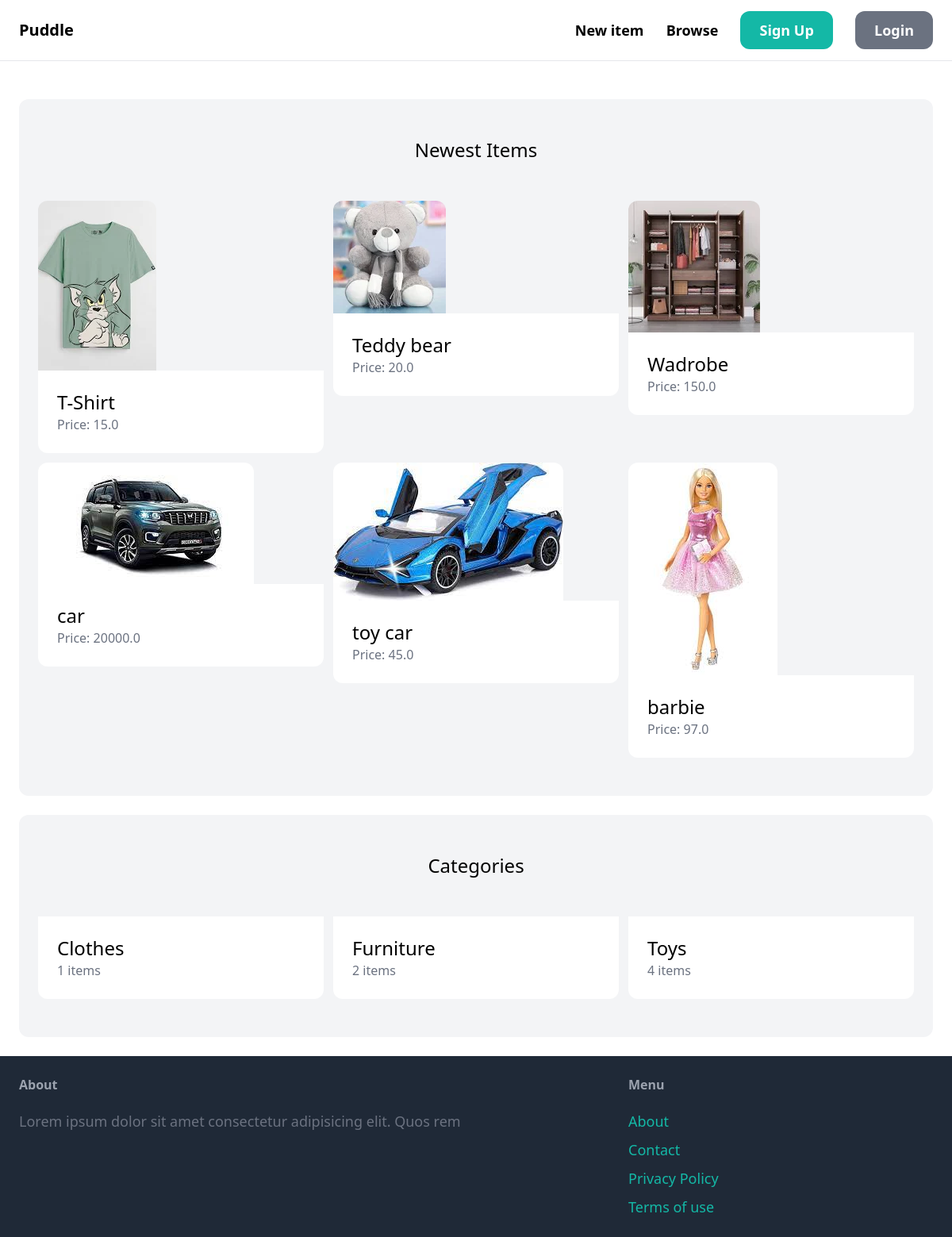
The page / on the database its author committed.
### item/models.py (models this page shows, shortened)
class Item(models.Model):
   category = models.ForeignKey(Category, related_name = 'items', on_delete = models.CASCADE)
   name = models.CharField(max_length=255)
   description = models.TextField(blank=True)
   price = models.FloatField()
   image = models.ImageField(upload_to = 'item_images', blank=True, null=True)
   is_sold = models.BooleanField(default=False)
   created_by = models.ForeignKey(User, related_name = 'items', on_delete = models.CASCADE)
   created_at = models.DateTimeField(auto_now_add=True)

class Category(models.Model):
    name = models.CharField(max_length=255)
    class Meta:
        ordering = ('name',)
        verbose_name_plural = 'Categories'

### core/views.py (the view)
# urls.py: path('', views.index, name='index'),
def index(request):
     items = Item.objects.filter(is_sold=False)[0:6]
     categories = Category.objects.all()
     return render(request, 'core/index.html', {
          'categories':categories,
          'items':items,
     })

### core/templates/core/index.html (shortened to what this page needs)
{% extends "core/base.html" %}
{% block content %}
<div class="mt-6 px-6 py-12 bg-gray-100 rounded-xl">
  <h2 class="mb-12 text-2xl text-center">Newest Items</h2>
  <div class="grid grid-cols-3 gap-3">
    {% for item in items %}
    <div>
      <a href="{% url 'item:detail' item.id%}">
        <div>
          <img src="{{ item.image.url }}" alt="" class="rounded-t-xl" />
        </div>
        <div class="p-6 bg-white rounded-b-xl">
          <h2 class="text-2xl">{{item.name}}</h2>
          <p class="text-gray-500">Price: {{item.price}}</p>
        </div>
      </a>
    </div>
    {% endfor %}
  </div>
</div>
<div class="mt-6 px-6 py-12 bg-gray-100 rounded-xl">
    <h2 class="mb-12 text-2xl text-center">Categories</h2>
    <div class="grid grid-cols-3 gap-3">
        {% for category in categories %}
        <div>
          <a href="#">
            <div class="p-6 bg-white rounded-b-xl">
              <h2 class="text-2xl">{{category.name}}</h2>
              <p class="text-gray-500">{{category.items.count}} items</p>
            </div>
          </a>
        </div>
        {% endfor %}
    </div>
  </div>
{% endblock%}

### core/templates/core/base.html (shortened to what this page needs)
<!DOCTYPE html>
<html lang="en">
  <head>
    <script src="https://cdn.tailwindcss.com"></script>
  </head>
  <body>
    <nav
      class="py-6 px-6 flex justify-between items-center border-b border-gray-200"
    >
      <a href="/" class="text-xl font-semibold">Puddle</a>
      <div class="space-x-6">
        <a href="{% url 'item:new'%}" class="text-lg font-semibold hover:text-gray-500"
          >New item</a
        >
        <a href="#" class="text-lg font-semibold hover:text-gray-500">Browse</a>
        {%if request.user.is_authenticated %}
        <a
          href="#"
          class="px-6 py-3 text-lg font-semibold bg-teal-500 text-white rounded-xl hover:bg-teal-700"
          >Inbox</a
        >
        <a
          href="#"
          class="px-6 py-3 text-lg font-semibold bg-gray-500 text-white rounded-xl hover:bg-gray-700"
          >Dashboard</a
        >
        {% else %}
        <a
          href="{% url 'core:signup'%}"
          class="px-6 py-3 text-lg font-semibold bg-teal-500 text-white rounded-xl hover:bg-teal-700"
          >Sign Up</a
        >
        <a
          href="{% url 'core:login'%}"
          class="px-6 py-3 text-lg font-semibold bg-gray-500 text-white rounded-xl hover:bg-gray-700"
          >Login</a
        >
        {% endif%}
      </div>
    </nav>
    <div class="px-6 py-6">
      {% block content %}{% endblock%}
    </div>
    <footer class="py-6 px-6 flex justify-between bg-gray-800">
      <div class="w-2/3 pr-10">
        <h3 class="mb-5 font-semibold text-gray-400">About</h3>
        <p class="text-lg text-gray-500">
          Lorem ipsum dolor sit amet consectetur adipisicing elit. Quos rem
        </p>
      </div>
      <div class="w-1/3">
        <h3 class="mb-5 font-semibold text-gray-400">Menu</h3>
        <ul class="space-y-2">
          <li>
            <a href="#" class="text-lg text-teal-500 hover:text-teal-700"
              >About</a
            >
          </li>
          <li>
            <a
              href="{% url 'core:contact'%}"
              class="text-lg text-teal-500 hover:text-teal-700"
              >Contact</a
            >
          </li>
          <li>
            <a href="#" class="text-lg text-teal-500 hover:text-teal-700"
              >Privacy Policy</a
            >
          </li>
          <li>
            <a href="#" class="text-lg text-teal-500 hover:text-teal-700"
              >Terms of use</a
            >
          </li>
        </ul>
      </div>
    </footer>
  </body>
</html>

### rows shown on the page
Item: image (picture), name "T-Shirt", price "15.0"
Item: image (picture), name "Teddy bear", price "20.0"
Item: image (picture), name "Wadrobe", price "150.0"
Item: image (picture), name "car", price "20000.0"
Item: image (picture), name "toy car", price "45.0"
Item: image (picture), name "barbie", price "97.0"
Category: name "Clothes", items.count "1"
Category: name "Furniture", items.count "2"
Category: name "Toys", items.count "4"
